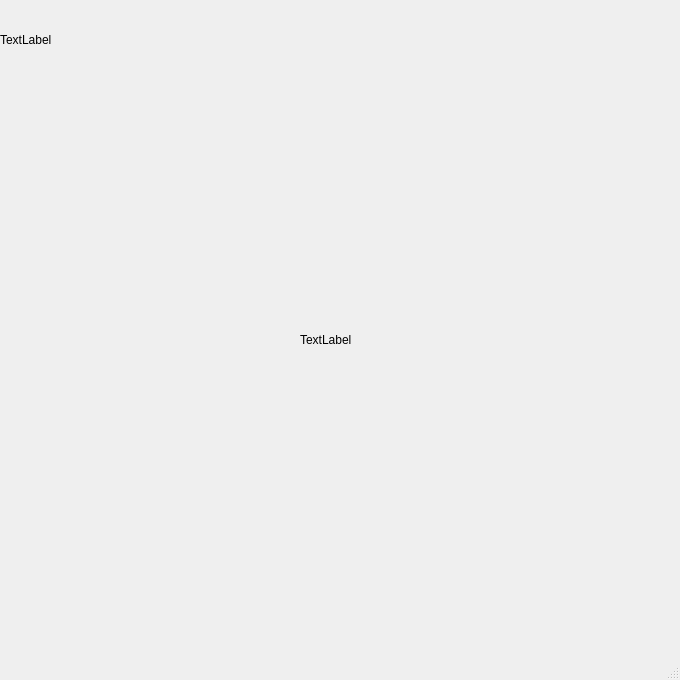
<?xml version="1.0" encoding="UTF-8"?>
<ui version="4.0">
 <class>MainWindow</class>
 <widget class="QMainWindow" name="MainWindow">
  <property name="geometry">
   <rect>
    <x>0</x>
    <y>0</y>
    <width>680</width>
    <height>680</height>
   </rect>
  </property>
  <property name="windowTitle">
   <string>MainWindow</string>
  </property>
  <widget class="QWidget" name="centralwidget">
   <widget class="QLabel" name="label_animation02">
    <property name="geometry">
     <rect>
      <x>0</x>
      <y>0</y>
      <width>80</width>
      <height>80</height>
     </rect>
    </property>
    <property name="text">
     <string>TextLabel</string>
    </property>
   </widget>
   <widget class="QLabel" name="label_animation01">
    <property name="geometry">
     <rect>
      <x>300</x>
      <y>300</y>
      <width>80</width>
      <height>80</height>
     </rect>
    </property>
    <property name="text">
     <string>TextLabel</string>
    </property>
   </widget>
  </widget>
  <widget class="QMenuBar" name="menubar">
   <property name="geometry">
    <rect>
     <x>0</x>
     <y>0</y>
     <width>680</width>
     <height>22</height>
    </rect>
   </property>
  </widget>
  <widget class="QStatusBar" name="statusbar"/>
 </widget>
 <resources/>
 <connections/>
</ui>
